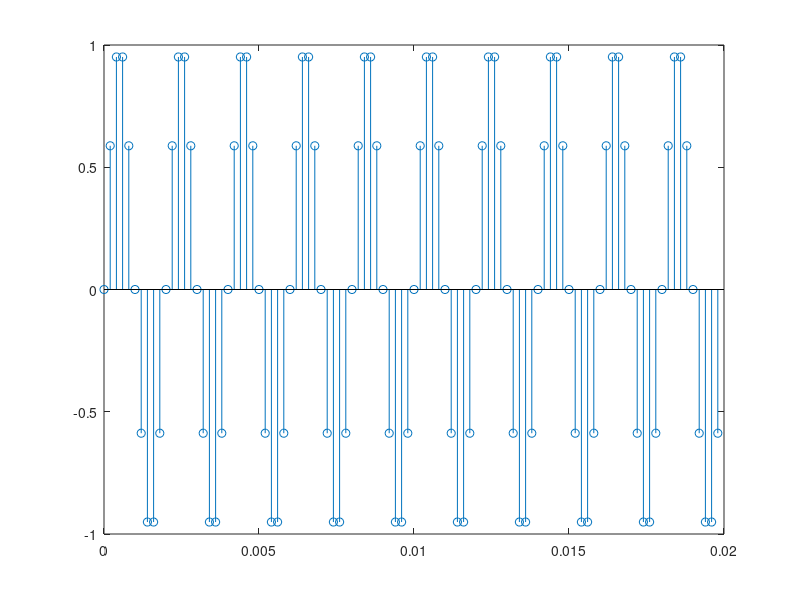
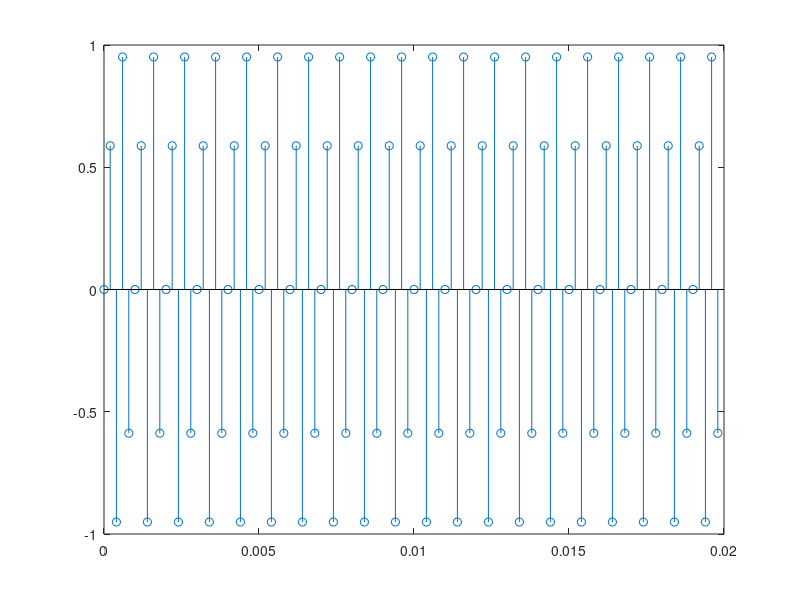
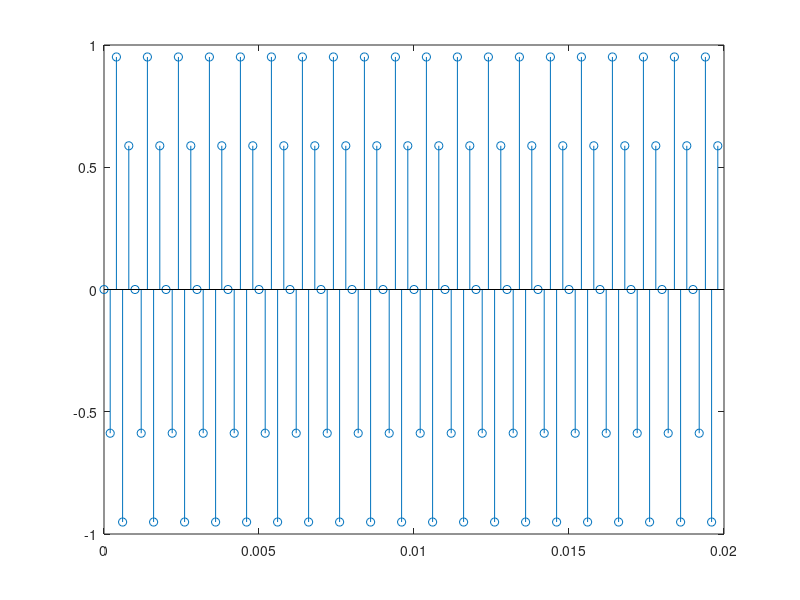
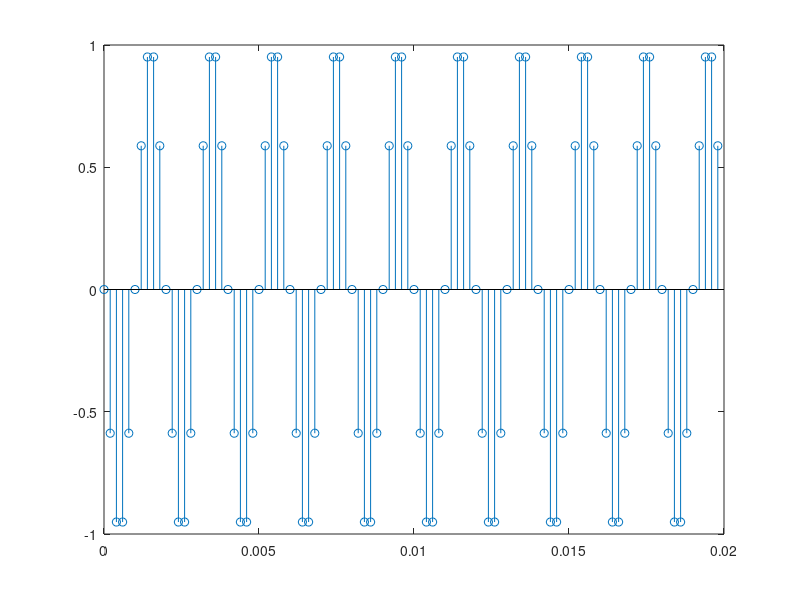

MATLAB code to generate these figures, in order:
n = zeros(1,100);
for i=1:1:100
    n(i)=i-1;
end

Fo_05 = 0.5*1000;
Fo_2 = 2*1000;
Fo_3 = 3*1000;
Fo_45 = 4.5*1000;

%   t = n*Ts = n/Fs
t= n./5000;
x_05 = sin(2*pi*Fo_05.*t);
x_2 = sin(2*pi*Fo_2.*t);
x_3 = sin(2*pi*Fo_3.*t);
x_45 = sin(2*pi*Fo_45.*t);

figure
stem(t,x_05);
figure
stem(t,x_2);
figure
stem(t,x_3);
figure
stem(t,x_45);
